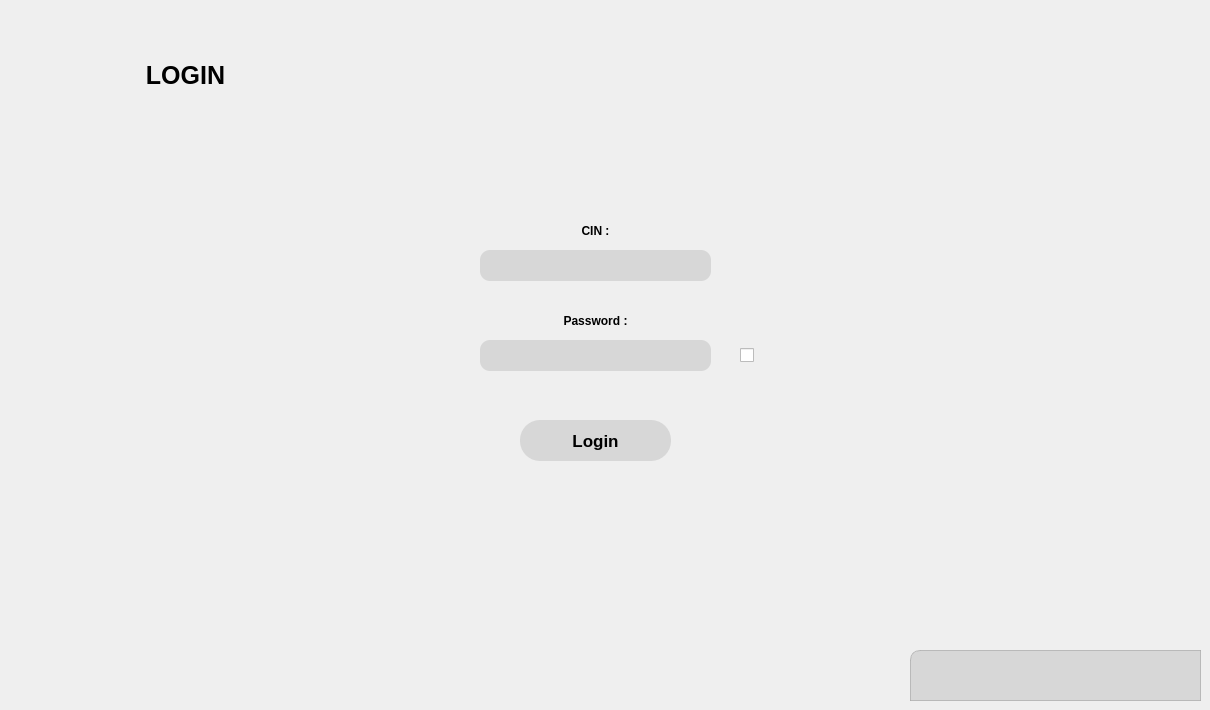
    <widget class="QWidget" name="Login">
     <widget class="QLabel" name="Login_label_Login">
      <property name="geometry">
       <rect>
        <x>50</x>
        <y>50</y>
        <width>271</width>
        <height>51</height>
       </rect>
      </property>
      <property name="font">
       <font>
        <pointsize>19</pointsize>
        <weight>75</weight>
        <bold>true</bold>
       </font>
      </property>
      <property name="text">
       <string>LOGIN</string>
      </property>
      <property name="alignment">
       <set>Qt::AlignCenter</set>
      </property>
     </widget>
     <widget class="QLabel" name="Login_label_CIN">
      <property name="geometry">
       <rect>
        <x>530</x>
        <y>220</y>
        <width>131</width>
        <height>21</height>
       </rect>
      </property>
      <property name="font">
       <font>
        <weight>75</weight>
        <bold>true</bold>
       </font>
      </property>
      <property name="text">
       <string>CIN :</string>
      </property>
      <property name="alignment">
       <set>Qt::AlignCenter</set>
      </property>
     </widget>
     <widget class="QLineEdit" name="Login_line_CIN">
      <property name="geometry">
       <rect>
        <x>480</x>
        <y>250</y>
        <width>231</width>
        <height>31</height>
       </rect>
      </property>
      <property name="styleSheet">
       <string notr="true">QLineEdit {
background-color: rgba(170, 170, 170, 90);
border-radius: 10px;
}
QLineEdit:hover {
background-color: rgba(170, 170, 170, 90);
border: 1px solid rgba(0, 0, 0, 90);
border-radius: 10px;
}</string>
      </property>
      <property name="text">
       <string/>
      </property>
      <property name="frame">
       <bool>false</bool>
      </property>
      <property name="alignment">
       <set>Qt::AlignCenter</set>
      </property>
     </widget>
     <widget class="QLabel" name="Login_label_Password">
      <property name="geometry">
       <rect>
        <x>530</x>
        <y>310</y>
        <width>131</width>
        <height>21</height>
       </rect>
      </property>
      <property name="font">
       <font>
        <weight>75</weight>
        <bold>true</bold>
       </font>
      </property>
      <property name="text">
       <string>Password :</string>
      </property>
      <property name="alignment">
       <set>Qt::AlignCenter</set>
      </property>
     </widget>
     <widget class="QLineEdit" name="Login_line_Password">
      <property name="geometry">
       <rect>
        <x>480</x>
        <y>340</y>
        <width>231</width>
        <height>31</height>
       </rect>
      </property>
      <property name="styleSheet">
       <string notr="true">QLineEdit {
background-color: rgba(170, 170, 170, 90);
border-radius: 10px;
}
QLineEdit:hover {
background-color: rgba(170, 170, 170, 90);
border: 1px solid rgba(0, 0, 0, 90);
border-radius: 10px;
}</string>
      </property>
      <property name="text">
       <string/>
      </property>
      <property name="echoMode">
       <enum>QLineEdit::Password</enum>
      </property>
      <property name="alignment">
       <set>Qt::AlignCenter</set>
      </property>
      <property name="placeholderText">
       <string/>
      </property>
     </widget>
     <widget class="QPushButton" name="Login_push_Login">
      <property name="geometry">
       <rect>
        <x>520</x>
        <y>420</y>
        <width>151</width>
        <height>41</height>
       </rect>
      </property>
      <property name="font">
       <font>
        <family>Arial</family>
        <pointsize>13</pointsize>
        <weight>75</weight>
        <bold>true</bold>
        <strikeout>false</strikeout>
        <kerning>true</kerning>
       </font>
      </property>
      <property name="styleSheet">
       <string notr="true">QPushButton {
background-color:  rgba(170, 170, 170, 90);
border-radius: 20px;
}
QPushButton:hover {
background-color: qlineargradient(spread:pad, x1:0, y1:0, x2:0, y2:1, stop:0  rgba(170, 170, 170, 150), stop:1  rgba(170, 170, 170, 90));
}
</string>
      </property>
      <property name="text">
       <string>Login</string>
      </property>
      <property name="shortcut">
       <string>Return</string>
      </property>
     </widget>
     <widget class="QLabel" name="Login_label_Connection">
      <property name="geometry">
       <rect>
        <x>910</x>
        <y>650</y>
        <width>291</width>
        <height>51</height>
       </rect>
      </property>
      <property name="font">
       <font>
        <family>Montserrat Medium</family>
        <pointsize>11</pointsize>
       </font>
      </property>
      <property name="styleSheet">
       <string notr="true">background-color:  rgba(170, 170, 170, 90);
	border: 1px solid  rgba(170, 170, 170, 190);
		border-top-left-radius: 10px;
</string>
      </property>
      <property name="text">
       <string/>
      </property>
      <property name="alignment">
       <set>Qt::AlignLeading|Qt::AlignLeft|Qt::AlignTop</set>
      </property>
     </widget>
     <widget class="QLabel" name="background">
      <property name="geometry">
       <rect>
        <x>0</x>
        <y>0</y>
        <width>1200</width>
        <height>700</height>
       </rect>
      </property>
      <property name="styleSheet">
       <string notr="true">background: url(:/png/resources/background.png)</string>
      </property>
      <property name="text">
       <string/>
      </property>
     </widget>
     <widget class="QCheckBox" name="Login_check_PassShowHide">
      <property name="geometry">
       <rect>
        <x>740</x>
        <y>340</y>
        <width>41</width>
        <height>31</height>
       </rect>
      </property>
      <property name="styleSheet">
       <string notr="true">QCheckBox::indicator {
 width: 40px;
 height: 20px;
}
QCheckBox::indicator:checked{
	image: url(:/png/resources/ShowPassIcon.png);
}
QCheckBox::indicator:unchecked{
	image: url(:/png/resources/HidePassIcon.png);
}
background-color: rgb(255, 255, 255);</string>
      </property>
      <property name="text">
       <string/>
      </property>
     </widget>
     <widget class="QLabel" name="Login_label_LoginInfo">
      <property name="geometry">
       <rect>
        <x>370</x>
        <y>500</y>
        <width>451</width>
        <height>21</height>
       </rect>
      </property>
      <property name="text">
       <string/>
      </property>
      <property name="alignment">
       <set>Qt::AlignCenter</set>
      </property>
     </widget>
     <zorder>background</zorder>
     <zorder>Login_label_Login</zorder>
     <zorder>Login_label_CIN</zorder>
     <zorder>Login_line_CIN</zorder>
     <zorder>Login_label_Password</zorder>
     <zorder>Login_line_Password</zorder>
     <zorder>Login_push_Login</zorder>
     <zorder>Login_label_Connection</zorder>
     <zorder>Login_check_PassShowHide</zorder>
     <zorder>Login_label_LoginInfo</zorder>
    </widget>
